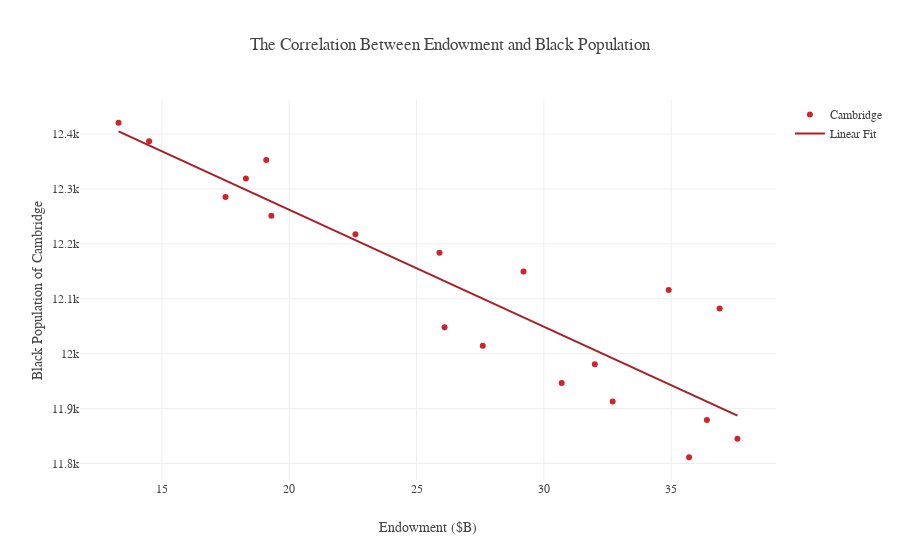

The code cell stored with this chart in its notebook:
### Code cell
endow_black = grapher(x, y, "Cambridge", "The Correlation Between Endowment and Black Population", "Black Population of Cambridge", "Endowment ($B)", "endow_black")
causal_endow_black = X.zplot(x='x', y='y', z=['z1', 'z2'], z_types={'z1': 'c', 'z2': 'c'}, kind='line', color="#D2232A")
fig = causal_endow_black.get_figure()
fig.set_size_inches(9, 5.5)
ax = plt.gca()
ax.set_frame_on(False)
ax.get_yaxis().set_visible(False)
ax.legend_.remove()
plt.axhline(y=12050, linewidth=0.2, color='#595959')

ax.set_title("The Controlled Correlation Between Endowment (Billions of Dollars) and Black Population", fontproperties=gotham_black, size=10, color="#595959")
ax.set_xlabel("Endowment", fontproperties=gotham_book, fontsize=10, color="#595959")
for tick in ax.get_xticklabels():
    tick.set_fontproperties(gotham_book)
    tick.set_fontsize(10)
    tick.set_color("#595959")

fig.savefig('images/black_endow.svg', format='svg', dpi=1200, bbox_inches='tight')

### Figure 1 — Plotly figure (JSON) as saved in the notebook; plotly's stock layout.template omitted (floating-point values rounded to 4 significant figures)
{"data": [{"marker": {"color": "#D2232A"}, "mode": "markers", "name": "Cambridge", "type": "scatter", "uid": "3d32db4c-b4a6-11e8-ae57-f21898379586", "x": [13.3, 14.5, 19.1, 18.3, 17.5, 19.3, 22.6, 25.9, 29.2, 34.9, 36.9, 26.1, 27.6, 32, 30.7, 32.7, 36.4, 37.6, 35.7], "y": [12420.0, 12390.0, 12350.0, 12320.0, 12290.0, 12250.0, 12220.0, 12180.0, 12150.0, 12120.0, 12080.0, 12050.0, 12010.0, 11980.0, 11950.0, 11910.0, 11880.0, 11850.0, 11810.0]}, {"marker": {"color": "#AC1D23"}, "mode": "lines", "name": "Linear Fit", "type": "scatter", "uid": "3d32dd4a-b4a6-11e8-bed1-f21898379586", "x": [13.3, 14.5, 19.1, 18.3, 17.5, 19.3, 22.6, 25.9, 29.2, 34.9, 36.9, 26.1, 27.6, 32, 30.7, 32.7, 36.4, 37.6, 35.7], "y": [12400.0, 12380.0, 12280.0, 12300.0, 12320.0, 12280.0, 12210.0, 12140.0, 12070.0, 11940.0, 11900.0, 12130.0, 12100.0, 12010.0, 12030.0, 11990.0, 11910.0, 11890.0, 11930.0]}], "layout": {"font": {"family": "Gotham", "size": 12}, "title": "The Correlation Between Endowment and Black Population", "xaxis": {"title": "Endowment ($B)"}, "yaxis": {"title": "Black Population of Cambridge"}}}
